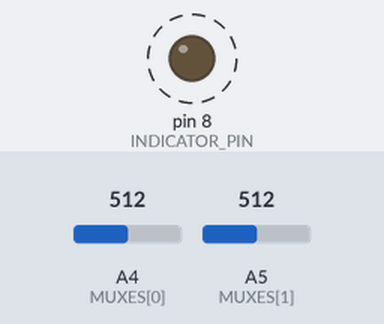
Simulated run of this sketch. Board: Arduino Uno, built with avr-gcc and run on an emulated ATmega328P. Shown: output pins drawn as LEDs (lit = HIGH). Dashed ring = blinking. Inputs (shaded band) come from the test bench; at power-on: A4 (MUXES[0]) = 512, A5 (MUXES[1]) = 512. Pins used as bus, display or sensor lines are not drawn; what the sketch prints to the serial monitor is not drawn.

Above: at 0.02 s.
Timing chart, 0 to 3.0 s (numbered marks = the images above):
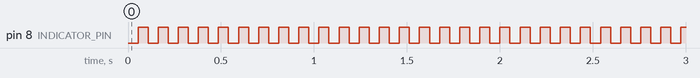

Measured:
- by itself, pin 8 (INDICATOR_PIN): alternates HIGH for 0.05 s and LOW for 0.05 s

The sketch:

driver_v2.ino
```cpp
#include <SPI.h>
#include <SD.h>

const int CHANNELS_PER_MUX = 12;
const int MUX_BITS = 4;
const int MUX_CONTROL_PINS[] = {5, 4, 3, 2}; // bits 0, 1, 2, 3
const int N_MULIPLEXERS = 2; // some usages are hard coded, see read_array()
const int MUXES[] = {A4, A5};
const int INDICATOR_PIN = 8;
const long USB_BAUD_RATE = 500000;

void set_mux_channel(int ch) {
  for (int i=0; i<MUX_BITS; i++) {
    bool sig = bitRead(ch, i);
    digitalWrite(MUX_CONTROL_PINS[i], sig);
  }
}

void sort_desc(int *arr, int size) {
  qsort(arr, size, sizeof(arr[0]), [](const void *a, const void *b){return (*((int *)a) - *((int *)b));});
}

float read(int mux) {
  int samples = 15;
  int values[samples];
  for (int i=0; i<samples; i++) {
    values[i] = analogRead(MUXES[mux]);
  }
  sort_desc(values, samples);
  int sum = 0;
  const int CUTT_START = 1;
  const int CUTT_END = 1;
  for (int i=CUTT_START; i<samples-CUTT_END; i++) { // trim largest and smallest values in sorted array
    sum += values[i];
  }
  return float(sum) / float(samples-CUTT_END-CUTT_END);
}

void read_array(float buffer[]) {
  for (int mux_channel=0; mux_channel<CHANNELS_PER_MUX; mux_channel++) {
    set_mux_channel(mux_channel);
    buffer[mux_channel] = read(0);
    buffer[CHANNELS_PER_MUX + (CHANNELS_PER_MUX - mux_channel - 1)] = read(1); // second multiplexer is reversed
  }
}

void report_array_to_usb(long now, int counter) {
  const int ARRAY_SIZE = CHANNELS_PER_MUX * N_MULIPLEXERS;
  float buffer[ARRAY_SIZE];
  read_array(buffer);
  Serial.print("[");
  Serial.print(now);
  Serial.print(",");
  Serial.print(counter);
  Serial.print(",");
  for (int i=0; i<ARRAY_SIZE; i++) {
    float val = buffer[i];
    Serial.print(val);
    if (i<ARRAY_SIZE-1) Serial.print(",");
  }
  Serial.println("]");
}

void setup() {
  Serial.begin(USB_BAUD_RATE);
  Serial.println("Setup started...");

  for (int i=0; i<N_MULIPLEXERS; i++) {
    pinMode(MUXES[i], INPUT);
  }

  for (int i=0; i<MUX_BITS; i++) {
    pinMode(MUX_CONTROL_PINS[i], OUTPUT);
  }

  pinMode(INDICATOR_PIN, OUTPUT);
}

unsigned long last_time = millis();
int counter = 0;
bool led = 0;
void loop() {
  unsigned long now = millis();
  counter = counter + 1;
  led = !led;

  report_array_to_usb(now, counter);
  digitalWrite(INDICATOR_PIN, led);
}
```
